Frame 1 (no input): blank canvas, image omitted
Frame 60 (the mouse pressed at the canvas centre just before this capture): blank canvas, image omitted
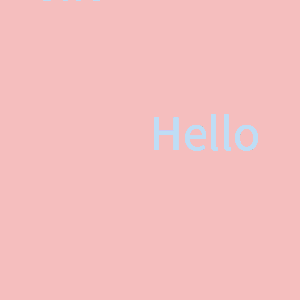
Frame 120 (the mouse held since frame 60 and released just before this capture)

The Processing sketch whose frames 1 and 60 were blank and that drew this single picture after the mouse press (run headless with seeded random() and noise(); from frame 60 on, the mouse is pressed at the canvas centre):

// Processing sketch: week13_2_mouse
// ── week13_2_mouse.pde
void setup()
{
  size(300,300);
  background(#F5BEBE);
  fill(#BEDDF5);
  textSize(50);
}
void draw()
{
  text("Hello",mouseX,mouseY);
}
